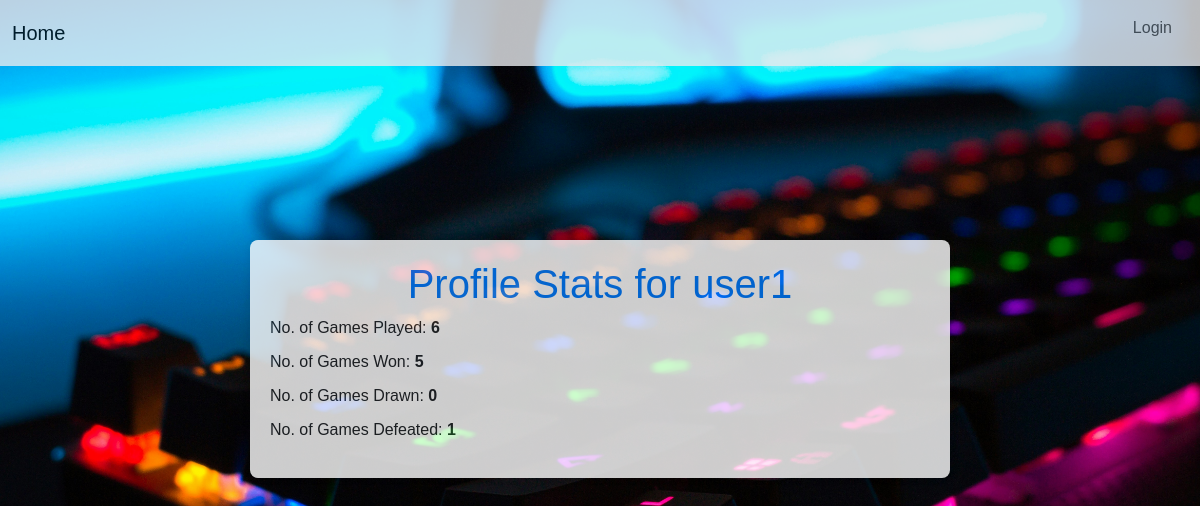
The app's page /profile/user1/ with its own data.
### authentication/models.py (models this page shows)
class ProfileStat(models.Model):
    Name = models.ForeignKey(User,on_delete=models.CASCADE)
    No_of_games_played = models.BigIntegerField(default=0)
    No_of_game_won = models.BigIntegerField(default=0)
    No_of_game_draw = models.BigIntegerField(default=0)

### gameapp/views.py (the view)
# urls.py: path('profile/<str:username>/', views.profile_stats, name='profile_stats')
def profile_stats(request, username):
    user = User.objects.get(username=username)
    profile = ProfileStat.objects.get(Name=user)
    games_defeated = profile.No_of_games_played - profile.No_of_game_won - profile.No_of_game_draw
    return render(request, 'profile_stats.html', {'profile': profile,'games_defeated': games_defeated})

### templates/profile_stats.html (shortened to what this page needs)
{% load bootstrap5 %}
{% bootstrap_css %}
<!DOCTYPE html>
<html lang="en">
<head>
</head>
<body>
    <nav class="navbar navbar-expand-lg navbar-light fixed-top" style="background-color: #e9ecef;">
        <div class="container-fluid">
            <a class="navbar-brand" href="/">Home</a>
            <div class="collapse navbar-collapse" id="navbarText">
                <ul class="navbar-nav ms-auto mb-2 mb-lg-0">
                    {% if user.is_authenticated %}
                    <li class="nav-item">
                        <a class="nav-link" href="/logout">Logout</a>
                    </li>
                    <li class="nav-item">
                        <a class="nav-link" href="/profile/{{ user.username }}">Welcome, {{ user.username }}</a>
                    </li>
                    {% else %}
                    <li class="nav-item">
                        <a class="nav-link" href="login">Login</a>
                    </li>
                    {% endif %}
                </ul>
            </div>
        </div>
    </nav>
    <div class="container">
        <h1>Profile Stats for {{ profile.Name.username }}</h1>
        <ul>
            <li>No. of Games Played: <span>{{ profile.No_of_games_played }}</span></li>
            <li>No. of Games Won: <span>{{ profile.No_of_game_won }}</span></li>
            <li>No. of Games Drawn: <span>{{ profile.No_of_game_draw }}</span></li>
            <li>No. of Games Defeated: <span>{{ games_defeated }}</span></li>
        </ul>
    </div>
</body>
</html>

### templates/profile_stats.html (style rules this page uses)
body { font-family: Arial, sans-serif; background-color: #f8f9fa; padding-top: 5em; background-image:url('/media/mateo-nCU4yq5xDEQ-unsplash.jpg'); background-size: cover; }
.container { margin-top: 10em; max-width: 700px; background-color: #fff; border-radius: 8px; padding: 20px; box-shadow: 0px 0px 10px rgba(0, 0, 0, 0.1); opacity: 0.8; }
h1 { text-align: center; color: #007bff; }
ul.navbar-nav li.nav-item a.nav-link { padding: 0.5rem 1rem; }
ul { list-style: none; padding: 0; }
li { margin-bottom: 10px; }
li span { font-weight: bold; color: #212529; }
nav { opacity: 0.8; }

### records on screen
ProfileStat: Name.username "user1", No_of_games_played "6", No_of_game_won "5", No_of_game_draw "0"

### other values on screen
{{ games_defeated }} "1"
